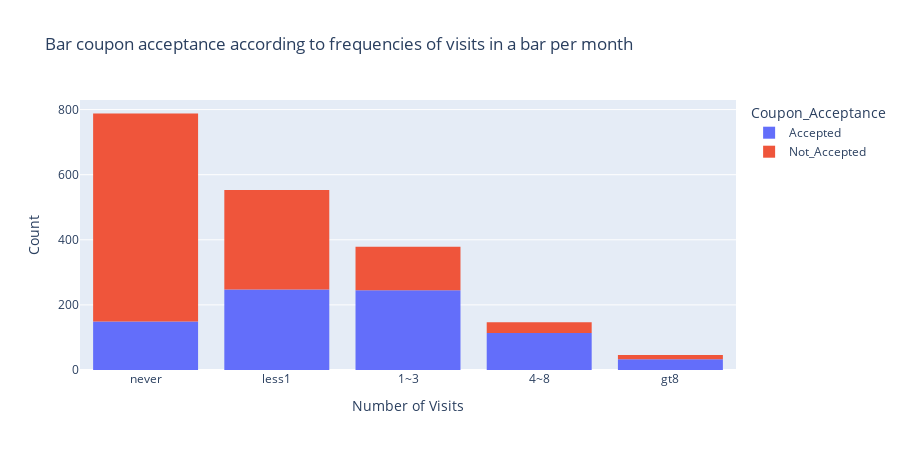

Notebook code for this chart:
### Markdown cell above
## 3. Compare the acceptance rate between those who went to a bar 3 or fewer times a month to those who went more.

### Code cell
#Create a bar chart illustrating the frequency of attendence and acceptance rate
fig_bar = px.histogram(data_bar, x ='Bar',color='Coupon_Acceptance', 
                       title = 'Bar coupon acceptance according to frequencies of visits in a bar per month',
                      width = 900, height = 450)
fig_bar.update_xaxes(categoryorder = 'array', categoryarray = ['never','less1', '1~3', '4~8', 'gt8'])
fig_bar.update_layout(
    xaxis_title='Number of Visits',
    yaxis_title= 'Count')

### Figure 1 — Plotly figure (JSON) as saved in the notebook; plotly's stock layout.template omitted (floating-point values rounded to 4 significant figures; data arrays with more than 128 entries replaced by an {"elided": "..."} marker saying what was removed)
{"data": [{"alignmentgroup": "True", "bingroup": "x", "hovertemplate": "Coupon_Acceptance=Accepted<br>Bar=%{x}<br>count=%{y}<extra></extra>", "legendgroup": "Accepted", "marker": {"color": "#636efa", "pattern": {"shape": ""}}, "name": "Accepted", "offsetgroup": "Accepted", "orientation": "v", "showlegend": true, "type": "histogram", "x": {"elided": "788 str values"}, "xaxis": "x", "yaxis": "y"}, {"alignmentgroup": "True", "bingroup": "x", "hovertemplate": "Coupon_Acceptance=Not_Accepted<br>Bar=%{x}<br>count=%{y}<extra></extra>", "legendgroup": "Not_Accepted", "marker": {"color": "#EF553B", "pattern": {"shape": ""}}, "name": "Not_Accepted", "offsetgroup": "Not_Accepted", "orientation": "v", "showlegend": true, "type": "histogram", "x": {"elided": "1125 str values"}, "xaxis": "x", "yaxis": "y"}], "layout": {"barmode": "relative", "height": 450, "legend": {"title": {"text": "Coupon_Acceptance"}, "tracegroupgap": 0}, "title": {"text": "Bar coupon acceptance according to frequencies of visits in a bar per month"}, "width": 900, "xaxis": {"anchor": "y", "categoryarray": ["never", "less1", "1~3", "4~8", "gt8"], "categoryorder": "array", "domain": [0, 1], "title": {"text": "Number of Visits"}}, "yaxis": {"anchor": "x", "domain": [0, 1], "title": {"text": "Count"}}}}
